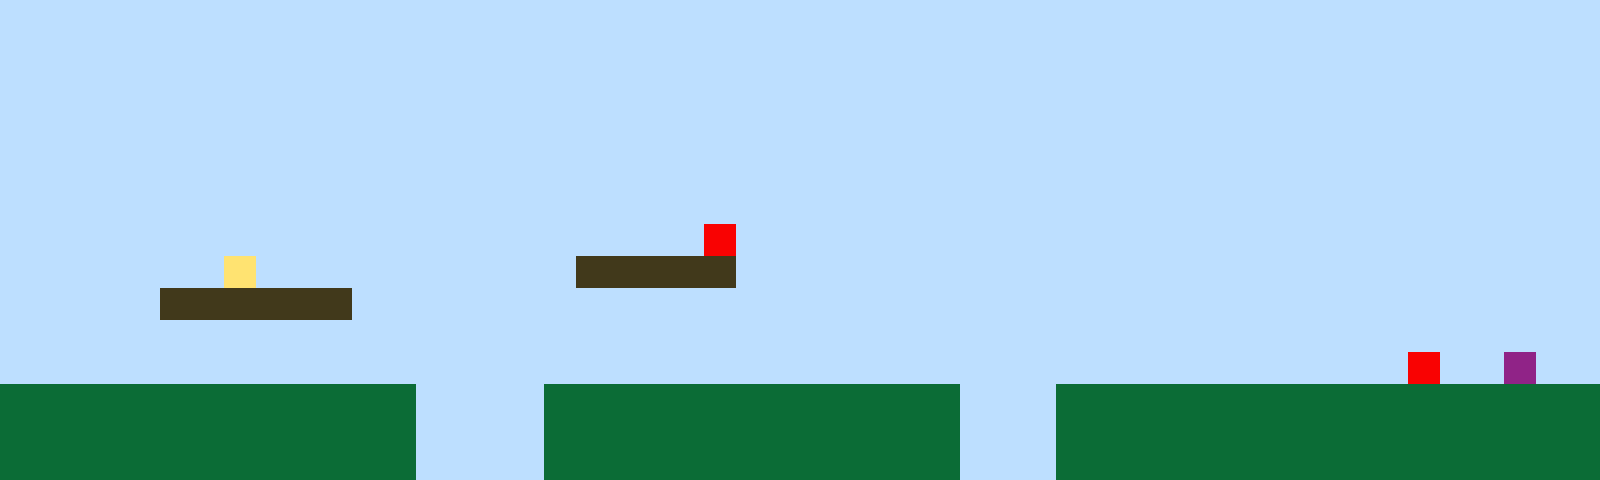

This game map was drawn from its Tiled (.tmx) file and the tilesets committed beside it. A one-line description and the full map source follow:
An orthogonal 50x15 tile map with 32x32 px tiles, 1 tile layer (Tile Layer 1).

<map version="1.10" tiledversion="1.11.2" orientation="orthogonal" renderorder="right-up" width="50" height="15" tilewidth="32" tileheight="32" infinite="0" nextlayerid="2" nextobjectid="1"><editorsettings><export target="map1.csv" format="csv" /></editorsettings><tileset firstgid="1" name="sprites" tilewidth="32" tileheight="32" tilecount="6" columns="3"><image source="sprites.png" width="96" height="64" /></tileset><layer id="1" name="Tile Layer 1" width="50" height="15"><data encoding="csv">1,1,1,1,1,1,1,1,1,1,1,1,1,1,1,1,1,1,1,1,1,1,1,1,1,1,1,1,1,1,1,1,1,1,1,1,1,1,1,1,1,1,1,1,1,1,1,1,1,1,1,1,1,1,1,1,1,1,1,1,1,1,1,1,1,1,1,1,1,1,1,1,1,1,1,1,1,1,1,1,1,1,1,1,1,1,1,1,1,1,1,1,1,1,1,1,1,1,1,1,1,1,1,1,1,1,1,1,1,1,1,1,1,1,1,1,1,1,1,1,1,1,1,1,1,1,1,1,1,1,1,1,1,1,1,1,1,1,1,1,1,1,1,1,1,1,1,1,1,1,1,1,1,1,1,1,1,1,1,1,1,1,1,1,1,1,1,1,1,1,1,1,1,1,1,1,1,1,1,1,1,1,1,1,1,1,1,1,1,1,1,1,1,1,1,1,1,1,1,1,1,1,1,1,1,1,1,1,1,1,1,1,1,1,1,1,1,1,1,1,1,1,1,1,1,1,1,1,1,1,1,1,1,1,1,1,1,1,1,1,1,1,1,1,1,1,1,1,1,1,1,1,1,1,1,1,1,1,1,1,1,1,1,1,1,1,1,1,1,1,1,1,1,1,1,1,1,1,1,1,1,1,1,1,1,1,1,1,1,1,1,1,1,1,1,1,1,1,1,1,1,1,1,1,1,1,1,1,1,1,1,1,1,1,1,1,1,1,1,1,1,1,1,1,1,1,1,1,1,1,1,1,1,1,1,1,1,1,1,1,1,1,1,1,1,1,1,1,1,1,1,1,1,1,1,1,1,1,1,1,1,1,1,1,1,1,1,1,1,1,1,1,5,1,1,1,1,1,1,1,1,1,1,1,1,1,1,1,1,1,1,1,1,1,1,1,1,1,1,1,1,1,1,1,1,1,1,4,1,1,1,1,1,1,1,1,1,1,3,3,3,3,3,1,1,1,1,1,1,1,1,1,1,1,1,1,1,1,1,1,1,1,1,1,1,1,1,1,1,1,1,1,1,1,1,3,3,3,3,3,3,1,1,1,1,1,1,1,1,1,1,1,1,1,1,1,1,1,1,1,1,1,1,1,1,1,1,1,1,1,1,1,1,1,1,1,1,1,1,1,1,1,1,1,1,1,1,1,1,1,1,1,1,1,1,1,1,1,1,1,1,1,1,1,1,1,1,1,1,1,1,1,1,1,1,1,1,1,1,1,1,1,1,1,1,1,1,1,1,1,1,1,1,1,1,1,1,1,1,1,1,1,1,1,1,1,1,1,1,1,1,1,1,1,1,1,1,1,1,1,1,1,1,1,1,1,1,1,1,1,1,1,1,1,5,1,1,6,1,1,2,2,2,2,2,2,2,2,2,2,2,2,2,1,1,1,1,2,2,2,2,2,2,2,2,2,2,2,2,2,1,1,1,2,2,2,2,2,2,2,2,2,2,2,2,2,2,2,2,2,2,2,2,2,2,2,2,2,2,2,2,2,2,1,1,1,1,2,2,2,2,2,2,2,2,2,2,2,2,2,1,1,1,2,2,2,2,2,2,2,2,2,2,2,2,2,2,2,2,2,2,2,2,2,2,2,2,2,2,2,2,2,2,1,1,1,1,2,2,2,2,2,2,2,2,2,2,2,2,2,1,1,1,2,2,2,2,2,2,2,2,2,2,2,2,2,2,2,2,2</data></layer></map>
